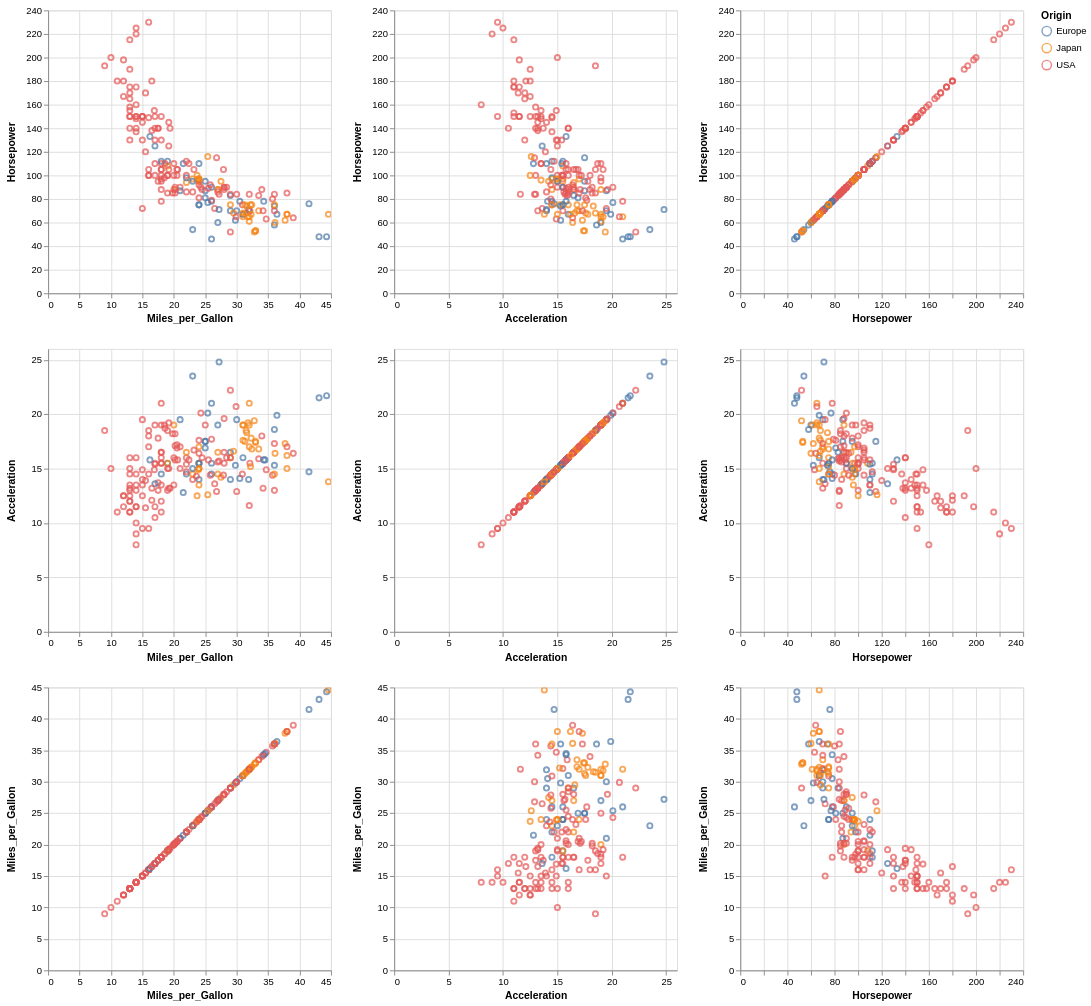

Vega-Lite specification for this chart:
### Vega-Lite specification from a JSON file in a GitHub repository (floating-point values rounded to 4 significant figures; data arrays with more than 128 entries replaced by an {"elided": "..."} marker saying what was removed)
{"$schema": "https://vega.github.io/schema/vega-lite/v6.json", "repeat": {"row": ["Horsepower", "Acceleration", "Miles_per_Gallon"], "column": ["Miles_per_Gallon", "Acceleration", "Horsepower"]}, "spec": {"data": {"values": {"elided": "200 records"}}, "mark": "point", "params": [{"name": "brush", "select": {"type": "interval", "resolve": "union", "on": "[pointerdown[event.shiftKey], window:pointerup] > window:pointermove!", "translate": "[pointerdown[event.shiftKey], window:pointerup] > window:pointermove!", "zoom": "wheel![event.shiftKey]"}}, {"name": "grid", "select": {"type": "interval", "resolve": "global", "translate": "[pointerdown[!event.shiftKey], window:pointerup] > window:pointermove!", "zoom": "wheel![!event.shiftKey]"}, "bind": "scales"}], "encoding": {"x": {"field": {"repeat": "column"}, "type": "quantitative"}, "y": {"field": {"repeat": "row"}, "type": "quantitative", "axis": {"minExtent": 30}}, "color": {"condition": {"param": "brush", "field": "Origin", "type": "nominal"}, "value": "grey"}}}}
